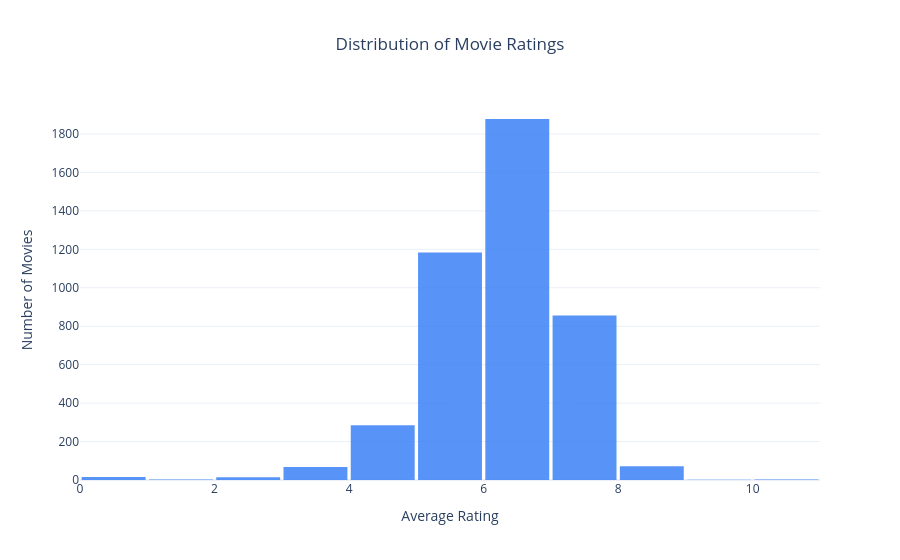

Source (notebook cell):
### Code cell
fig = px.histogram(
    df,
    x="vote_average",
    nbins=20,
    title="Distribution of Movie Ratings",
    color_discrete_sequence=["#3B82F6"],
    opacity=0.85
)

fig.update_layout(
    template="plotly_white",
    xaxis_title="Average Rating",
    yaxis_title="Number of Movies",
    title_x=0.5,
    bargap=0.05
)

fig.update_traces(
    hovertemplate="<b>Rating:</b> %{x}<br><b>Movies:</b> %{y}<extra></extra>"
)

fig.show()

### Figure 1 — Plotly figure (JSON) as saved in the notebook; plotly's stock layout.template omitted (floating-point values rounded to 4 significant figures; data arrays with more than 128 entries replaced by an {"elided": "..."} marker saying what was removed)
{"data": [{"bingroup": "x", "hovertemplate": "<b>Rating:</b> %{x}<br><b>Movies:</b> %{y}<extra></extra>", "legendgroup": "", "marker": {"color": "#3B82F6", "opacity": 0.85, "pattern": {"shape": ""}}, "name": "", "nbinsx": 20, "orientation": "v", "showlegend": false, "type": "histogram", "x": {"elided": "4375 float values"}, "xaxis": "x", "yaxis": "y"}], "layout": {"bargap": 0.05, "barmode": "relative", "legend": {"tracegroupgap": 0}, "title": {"text": "Distribution of Movie Ratings", "x": 0.5}, "xaxis": {"anchor": "y", "domain": [0, 1], "title": {"text": "Average Rating"}}, "yaxis": {"anchor": "x", "domain": [0, 1], "title": {"text": "Number of Movies"}}}}
